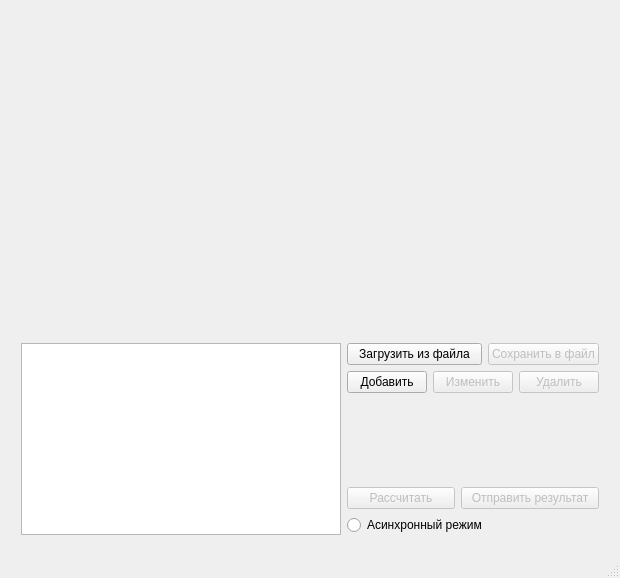
<?xml version="1.0" encoding="UTF-8"?>
<ui version="4.0">
 <class>RansacServerApp</class>
 <widget class="QMainWindow" name="RansacServerApp">
  <property name="geometry">
   <rect>
    <x>0</x>
    <y>0</y>
    <width>620</width>
    <height>578</height>
   </rect>
  </property>
  <property name="sizePolicy">
   <sizepolicy hsizetype="Fixed" vsizetype="Fixed">
    <horstretch>0</horstretch>
    <verstretch>0</verstretch>
   </sizepolicy>
  </property>
  <property name="windowTitle">
   <string>Ransac Input</string>
  </property>
  <widget class="QWidget" name="centralwidget">
   <layout class="QGridLayout" name="gridLayout">
    <item row="0" column="0">
     <widget class="QCustomPlot" name="graph_wgt" native="true">
      <property name="minimumSize">
       <size>
        <width>600</width>
        <height>300</height>
       </size>
      </property>
     </widget>
    </item>
    <item row="1" column="0">
     <widget class="QGroupBox" name="funcs_grpbox">
      <property name="sizePolicy">
       <sizepolicy hsizetype="Preferred" vsizetype="Fixed">
        <horstretch>0</horstretch>
        <verstretch>160</verstretch>
       </sizepolicy>
      </property>
      <property name="minimumSize">
       <size>
        <width>0</width>
        <height>160</height>
       </size>
      </property>
      <property name="styleSheet">
       <string notr="true">#funcs_grpbox{border: 0}</string>
      </property>
      <property name="title">
       <string/>
      </property>
      <property name="flat">
       <bool>false</bool>
      </property>
      <layout class="QGridLayout" name="gridLayout_2">
       <item row="0" column="0" rowspan="5">
        <widget class="QListWidget" name="points_list">
         <property name="sizePolicy">
          <sizepolicy hsizetype="Expanding" vsizetype="Fixed">
           <horstretch>0</horstretch>
           <verstretch>0</verstretch>
          </sizepolicy>
         </property>
        </widget>
       </item>
       <item row="0" column="1" colspan="3">
        <widget class="QPushButton" name="fromfile_btn">
         <property name="text">
          <string>Загрузить из файла</string>
         </property>
        </widget>
       </item>
       <item row="0" column="4" colspan="2">
        <widget class="QPushButton" name="save_btn">
         <property name="enabled">
          <bool>false</bool>
         </property>
         <property name="text">
          <string>Сохранить в файл</string>
         </property>
        </widget>
       </item>
       <item row="1" column="1">
        <widget class="QPushButton" name="add_btn">
         <property name="text">
          <string>Добавить</string>
         </property>
        </widget>
       </item>
       <item row="1" column="2" colspan="3">
        <widget class="QPushButton" name="change_btn">
         <property name="enabled">
          <bool>false</bool>
         </property>
         <property name="text">
          <string>Изменить</string>
         </property>
        </widget>
       </item>
       <item row="1" column="5">
        <widget class="QPushButton" name="remove_btn">
         <property name="enabled">
          <bool>false</bool>
         </property>
         <property name="text">
          <string>Удалить</string>
         </property>
        </widget>
       </item>
       <item row="2" column="1" colspan="5">
        <spacer name="verticalSpacer_2">
         <property name="orientation">
          <enum>Qt::Vertical</enum>
         </property>
         <property name="sizeHint" stdset="0">
          <size>
           <width>178</width>
           <height>20</height>
          </size>
         </property>
        </spacer>
       </item>
       <item row="3" column="1" colspan="2">
        <widget class="QPushButton" name="cnt_btn">
         <property name="enabled">
          <bool>false</bool>
         </property>
         <property name="text">
          <string>Рассчитать</string>
         </property>
        </widget>
       </item>
       <item row="3" column="3" colspan="3">
        <widget class="QPushButton" name="send_btn">
         <property name="enabled">
          <bool>false</bool>
         </property>
         <property name="text">
          <string>Отправить результат</string>
         </property>
        </widget>
       </item>
       <item row="4" column="1" colspan="5">
        <widget class="QRadioButton" name="async_rdbtn">
         <property name="toolTip">
          <string>Включает/выключает режим асинхронных вычислений</string>
         </property>
         <property name="text">
          <string>Асинхронный режим</string>
         </property>
        </widget>
       </item>
      </layout>
     </widget>
    </item>
   </layout>
  </widget>
  <widget class="QMenuBar" name="menubar">
   <property name="geometry">
    <rect>
     <x>0</x>
     <y>0</y>
     <width>620</width>
     <height>22</height>
    </rect>
   </property>
  </widget>
  <widget class="QStatusBar" name="statusbar"/>
 </widget>
 <customwidgets>
  <customwidget>
   <class>QCustomPlot</class>
   <extends>QWidget</extends>
   <header>src/qcustomplot.h</header>
   <container>1</container>
  </customwidget>
 </customwidgets>
 <resources/>
 <connections/>
</ui>
